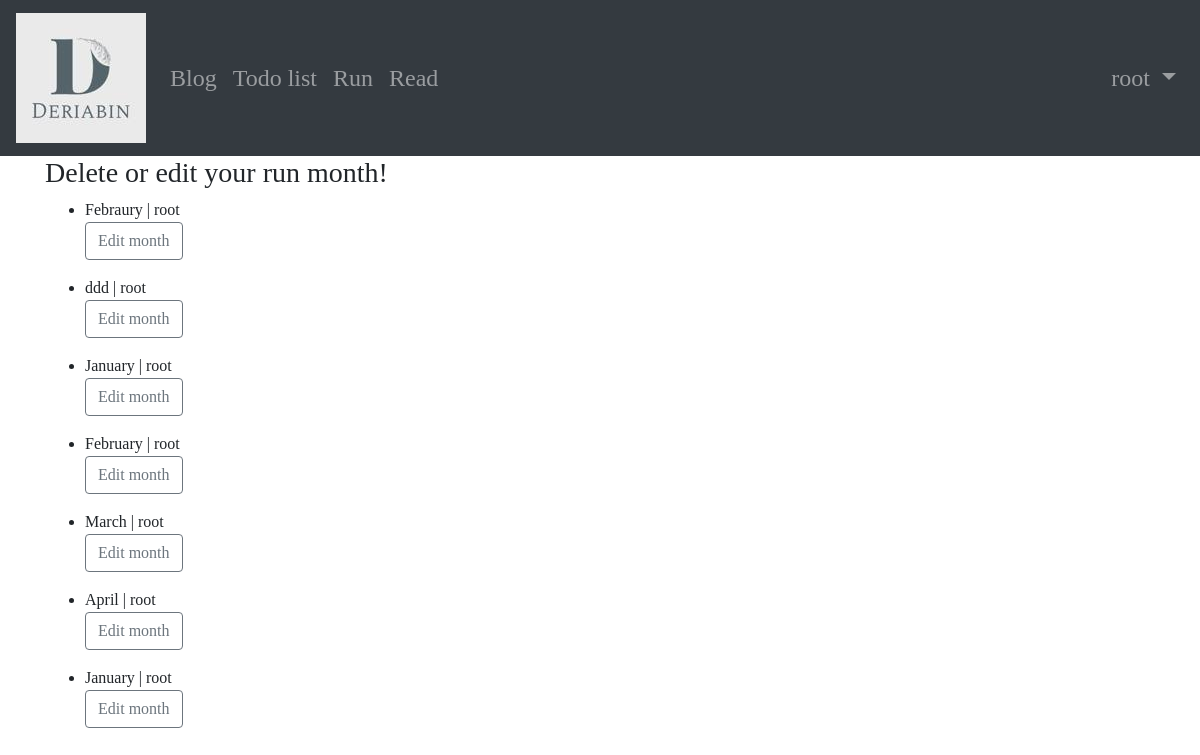
/month_list/ (signed in), run on an earlier commit of the app's database.
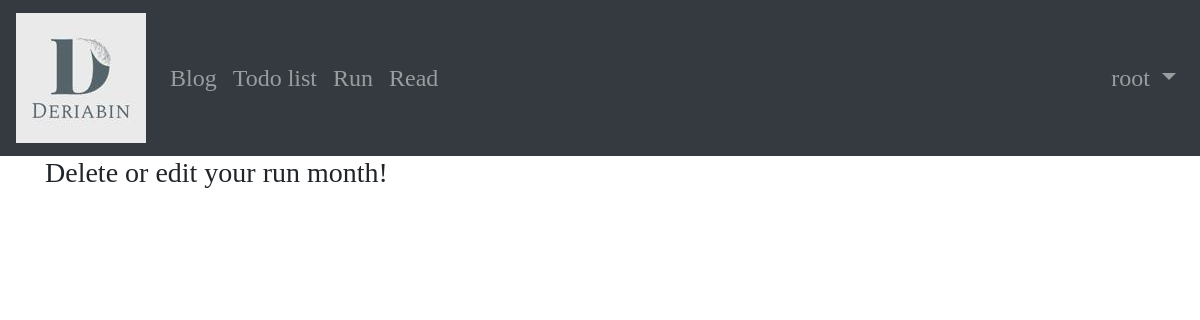
And on a later commit of the database.
### run/models.py (models this page shows, shortened)
class Month(models.Model):
    title = models.CharField(max_length=100)
    total = models.PositiveIntegerField()
    year = models.ForeignKey(Year, on_delete=models.CASCADE, related_name='monthes')
    owner = models.ForeignKey(get_user_model(), on_delete=models.CASCADE, default='1')

### run/views.py (the view)
# urls.py: path("month_list/", views.RunMonthListView.as_view(), name="month_list"),
class RunMonthListView(LoginRequiredMixin, ListView):
    model = Month
    template_name = "run/month_list.html"
    context_object_name = 'monthlies'
    def get_queryset(self):
        cur_user = self.request.user
        return Month.objects.filter(owner=cur_user.id)

### templates/run/month_list.html (shortened to what this page needs)
{% extends 'base.html' %}
{% block content %}
<h3> Delete or edit your run month! </h3>
{% for month in monthlies %}
<ul>
    <li>{{ month.title }} | {{ month.owner }}</li>
    <button type="button" class="btn btn-outline-secondary"
        onclick="location.href='{% url "edit_month" month.pk %}'"/>
Edit month
</ul>
{% endfor %}
{% endblock content %}

What changed in the data, as far as the page shows it:
removed Month: title "Febraury", owner "root"
removed Month: title "ddd", owner "root"
removed Month: title "January", owner "root"
removed Month: title "February", owner "root"
removed Month: title "March", owner "root"
removed Month: title "April", owner "root"
removed Month: title "January", owner "root"
